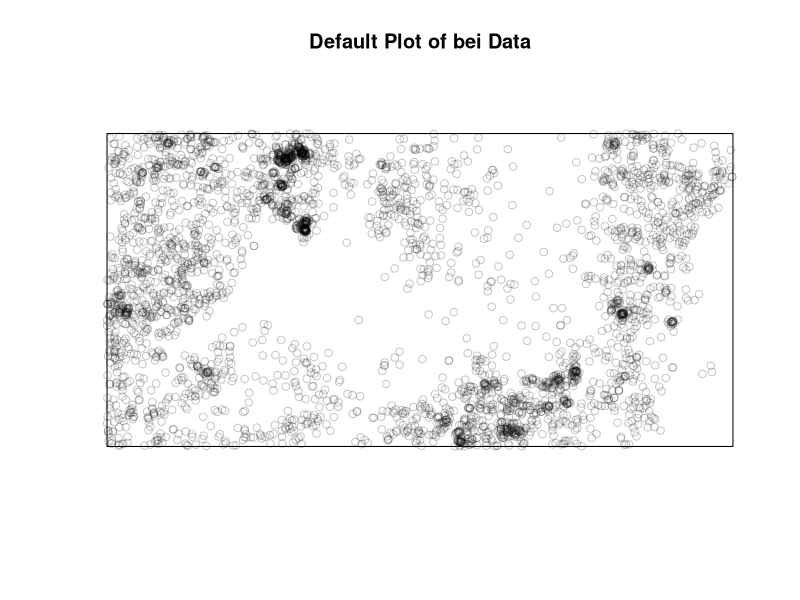
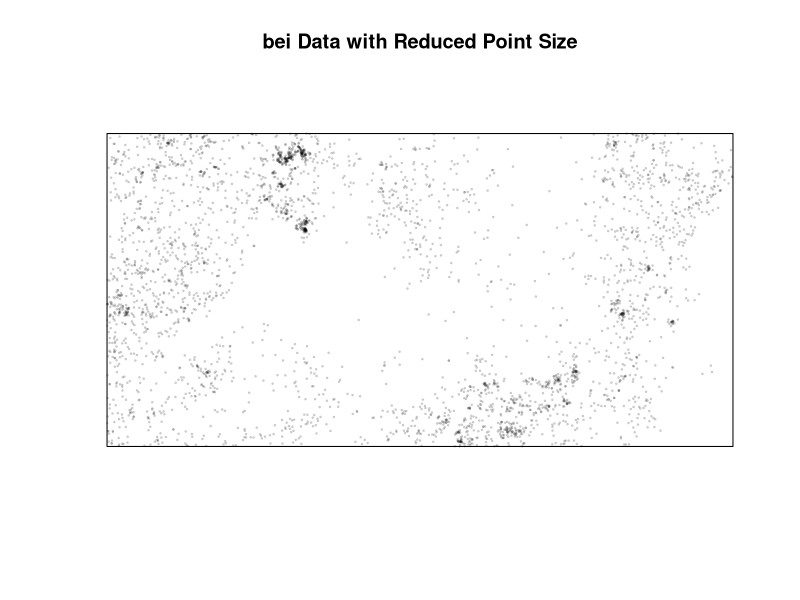
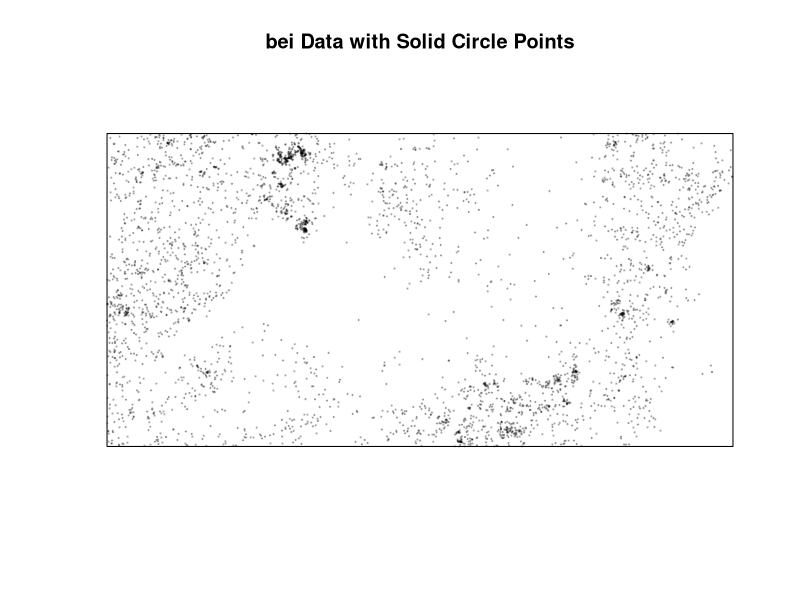
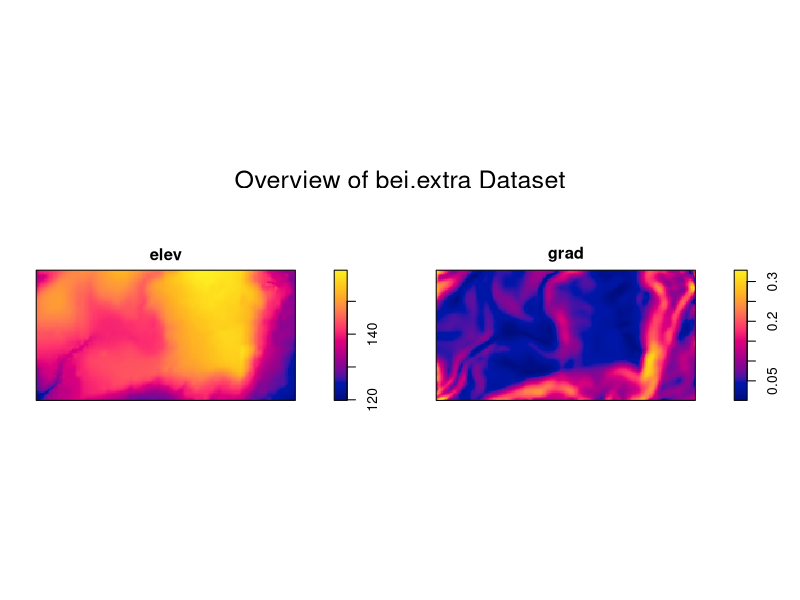
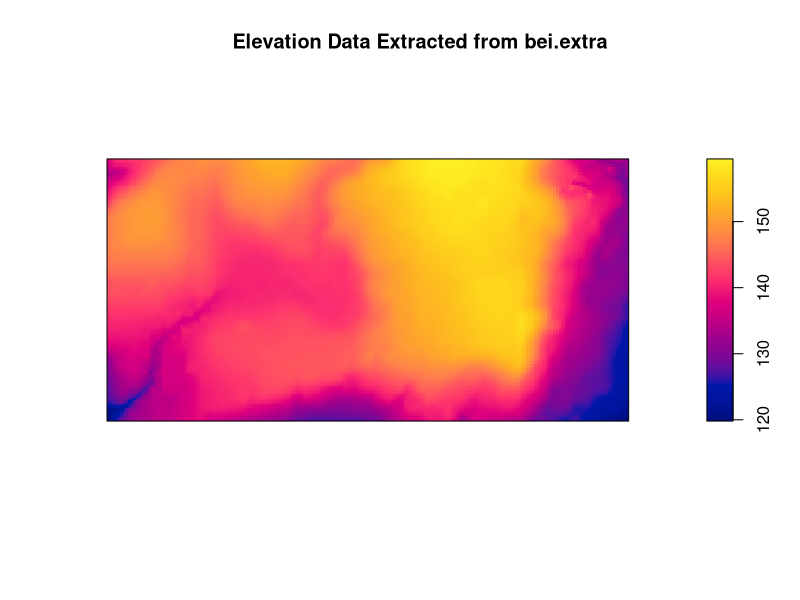
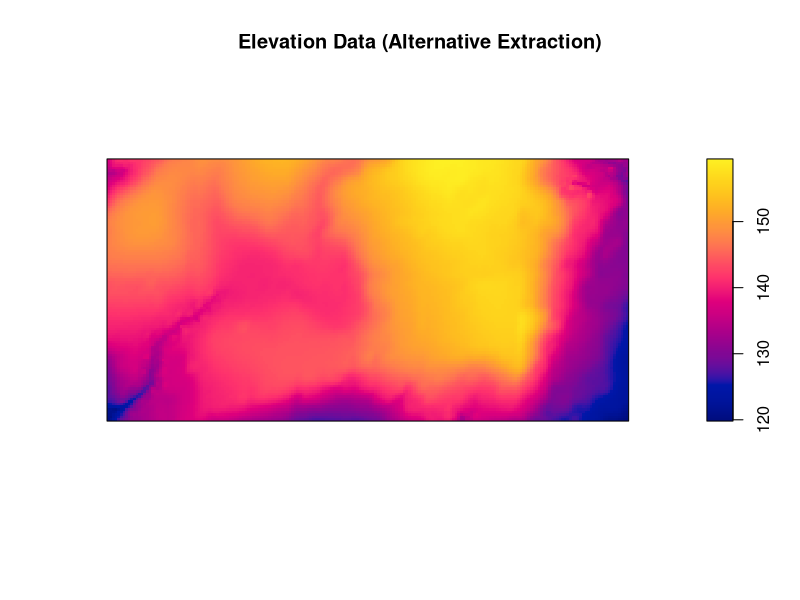
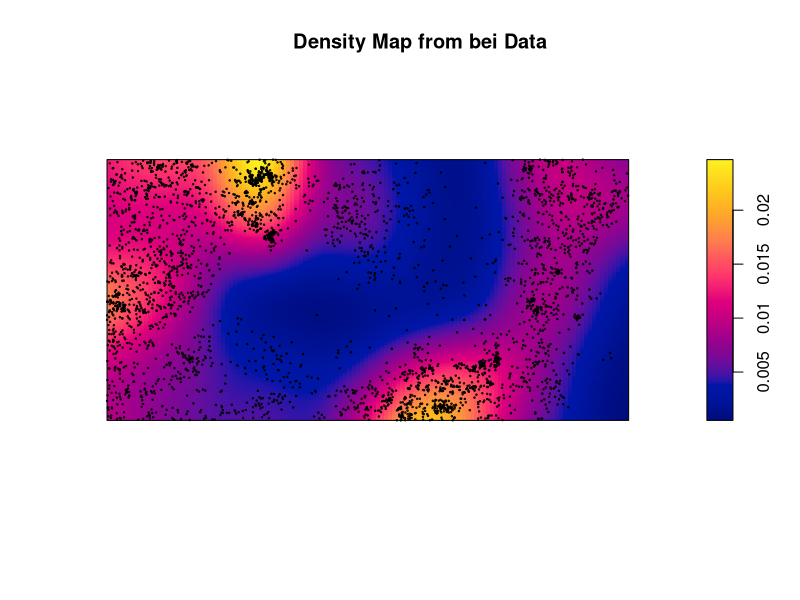
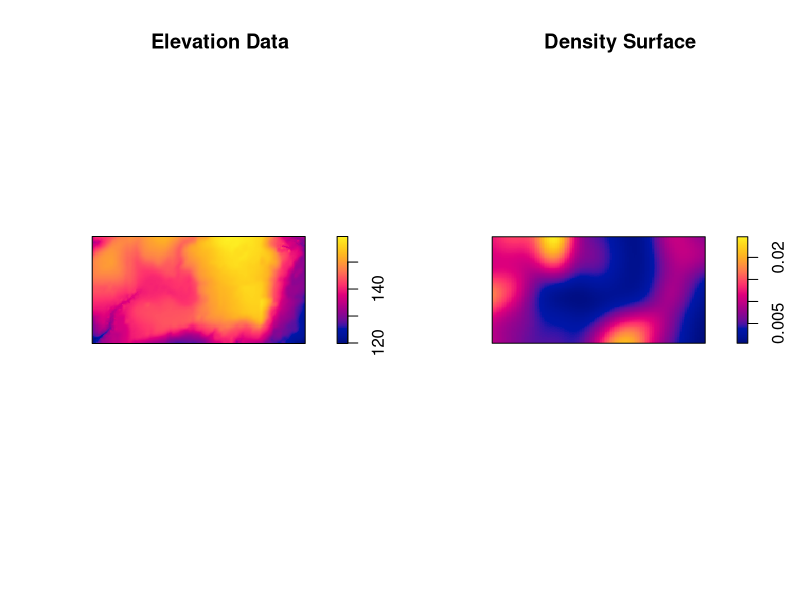

The R source for these figures, in order:
################################################################################
# This script demonstrates how to work with spatial point data by:
# 1. Loading and exploring the 'bei' and 'bei.extra' datasets.
# 2. Adjusting plot parameters (point size, symbol type).
# 3. Extracting and visualizing elevation data.
# 4. Converting point data into a continuous density surface.
# 5. Customizing plot layouts and color palettes.
################################################################################


#### BLOCK 1: Setup and Data Loading ####

# Load the spatstat package (install if needed)
# install.packages("spatstat")
library(spatstat)

# The 'bei' dataset contains point pattern data (see:
# https://CRAN.R-project.org/package=spatstat for data description)
# Assign the 'bei' dataset to a new variable for clarity.
points_data <- bei  
print(points_data)  # Display the dataset summary


#### BLOCK 2: Basic Plotting of Point Data ####

# Default plot of the point pattern
plot(points_data, main = "Default Plot of bei Data")

# Adjust point size using 'cex' (here, points are reduced in size)
plot(points_data, cex = 0.2, main = "bei Data with Reduced Point Size")

# Change the point symbol to solid circles using 'pch'
plot(points_data, cex = 0.2, pch = 19, main = "bei Data with Solid Circle Points")


#### BLOCK 3: Exploring the Additional Dataset ####

# 'bei.extra' contains extra attributes; inspect and plot its content
print(bei.extra)
plot(bei.extra, main = "Overview of bei.extra Dataset")

# Extract elevation data from bei.extra
elev_data <- bei.extra$elev
plot(elev_data, main = "Elevation Data Extracted from bei.extra")

# Alternative extraction of elevation data using double brackets
elev_data_alt <- bei.extra[[1]]
plot(elev_data_alt, main = "Elevation Data (Alternative Extraction)")


#### BLOCK 4: Creating a Continuous Density Surface ####

# Convert the point pattern into a continuous density map
density_surface <- density(points_data)
plot(density_surface, main = "Density Map from bei Data")
# Overlay the original points for reference
points(points_data, cex = 0.2)


#### BLOCK 5: Comparative Layouts for Multiple Maps ####

# Arrange two plots side by side: elevation and density maps
par(mfrow = c(1, 2))
plot(elev_data_alt, main = "Elevation Data")
plot(density_surface, main = "Density Surface")
# Reset layout to default (clearing the multi-frame)
dev.off()

# Arrange plots one above the other (vertical layout)
par(mfrow = c(2, 1))
plot(elev_data_alt, main = "Elevation Data (Top)")
plot(density_surface, main = "Density Surface (Bottom)")
# Clear the multi-frame settings again
dev.off()

#### BLOCK 6: Customizing Color Palettes ####

# Create custom color palettes using colorRampPalette
# Example 1: Warm color palette (red to yellow)
warm_palette <- colorRampPalette(c("red", "orange", "yellow"))(100)
plot(density_surface, col = warm_palette, main = "Density Map with Warm Palette")

# Example 2: A cooler, pastel-inspired palette
cool_palette <- colorRampPalette(c("purple1", "orchid2", "palegreen3", "paleturquoise"))(100)
plot(density_surface, col = cool_palette, main = "Density Map with Cool Palette")

#### BLOCK 7: Side-by-Side Comparison of Color Palettes ####

# Compare two different color palettes side by side
par(mfrow = c(1, 2))

# Left plot with the cool pastel palette
plot(density_surface, col = cool_palette, main = "Cool Palette")

# Right plot with a green-themed palette
green_palette <- colorRampPalette(c("green4", "green3", "green2", "green1", "green"))(100)
plot(density_surface, col = green_palette, main = "Green-Themed Palette")

dev.off()
